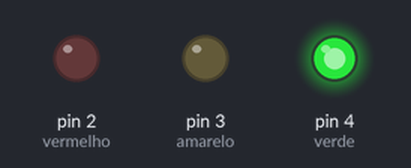
Bench run of a sketch on a simulated Arduino Uno, built with avr-gcc and run on an emulated ATmega328P. Shown: output pins drawn as LEDs (lit = HIGH).

Above: at 0.5 s.
At 1.5 s:
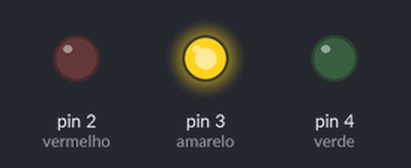
At 5.5 s:
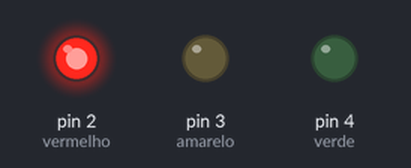
Timing chart, 0 to 6.9 s (numbered marks = the images above):
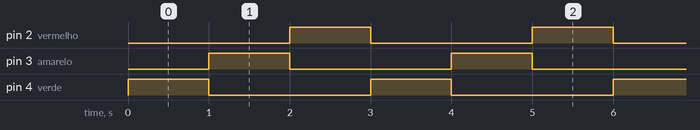

Measured:
- by itself, pin 2 (vermelho), pin 3 (amarelo), pin 4 (verde): alternates HIGH for 1.0 s and LOW for 2.0 s
- by itself, everything shown: repeats every 3.0 s, in 4 steps

The sketch:

semaforo.ino
```cpp
// C++ code
//
// define variaveis com o valor dos pinos (para chamar por cor)
int verde = 4;
int amarelo = 3;
int vermelho = 2;
void setup()
{
//define os pinos como saída
pinMode(verde, OUTPUT);
pinMode(amarelo, OUTPUT);
pinMode(vermelho, OUTPUT);
}

void loop()
{
digitalWrite(verde, HIGH);
delay(1000); // Wait for 1000 millisecond(s)
digitalWrite(verde, LOW);
digitalWrite(amarelo, HIGH);
delay(1000); // Wait for 1000 millisecond(s)
digitalWrite(amarelo, LOW);
digitalWrite(vermelho, HIGH);
delay(1000); // Wait for 1000 millisecond(s)
digitalWrite(vermelho, LOW);
}
```
